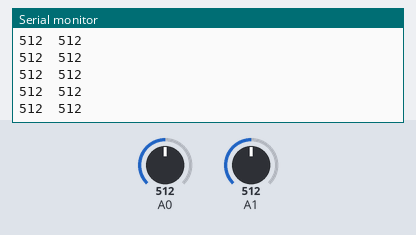
Simulated run of this sketch. Board: Arduino Uno, built with avr-gcc and run on an emulated ATmega328P. On the bench: the last lines printed to the serial monitor. The test bench sets the inputs (shaded band); at power-on: A0 = 512, A1 = 512.

Above: at 1.2 s.
1.3 s: A0 set to 981
At 2.3 s:
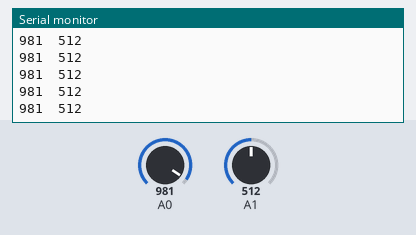
2.8 s: A0 set to 1013
At 3.9 s:
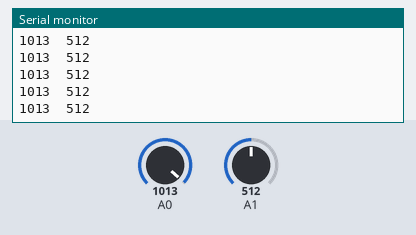
Timing chart, 0 to 5.8 s (numbered marks = the images above; inputs shaded):
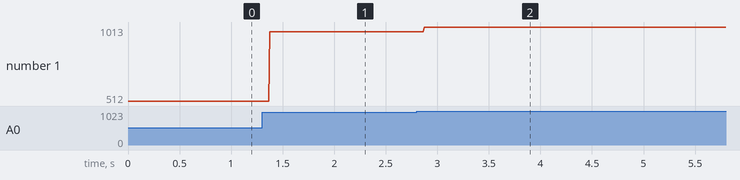

The sketch:

AnalogTest.ino
```cpp
void setup() {
  // put your setup code here, to run once:
  Serial.begin(9600);
  pinMode(A0, INPUT);
  pinMode(A1, INPUT);
}

void loop() {
  // put your main code here, to run repeatedly:
 // Serial.print("Pin 1: ");
  Serial.print(analogRead(A0));
  Serial.print("\t");
  Serial.println(analogRead(A1));
}
```

Measured:
- after the input at 1.3 s, the serial monitor: prints a new line after 0.08 s (image 1)
- after the input at 2.8 s, the serial monitor: prints a new line after 0.07 s (image 2)
- plotted number 1: 512 → 981 after the input at 1.3 s, 981 → 1013 after the input at 2.8 s
